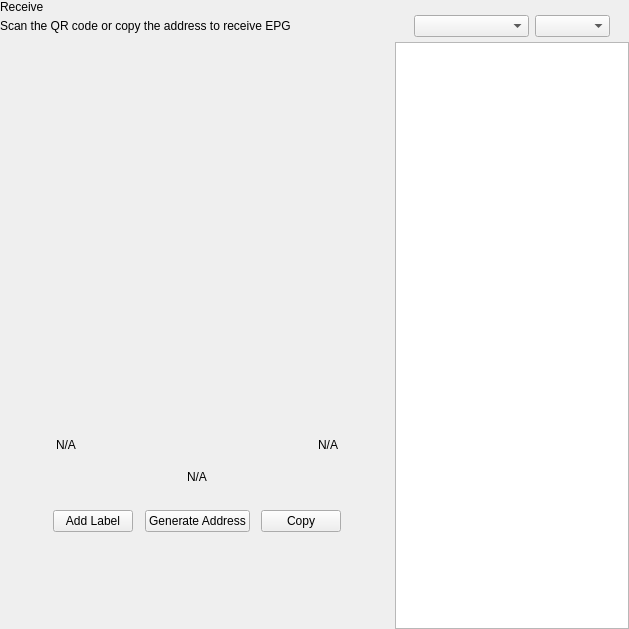
<?xml version="1.0" encoding="UTF-8"?>
<ui version="4.0">
 <class>ReceiveWidget</class>
 <widget class="QWidget" name="ReceiveWidget">
  <property name="geometry">
   <rect>
    <x>0</x>
    <y>0</y>
    <width>629</width>
    <height>629</height>
   </rect>
  </property>
  <property name="minimumSize">
   <size>
    <width>0</width>
    <height>0</height>
   </size>
  </property>
  <property name="windowTitle">
   <string>Form</string>
  </property>
  <layout class="QHBoxLayout" name="horizontalLayout_2" stretch="2,1">
   <property name="spacing">
    <number>0</number>
   </property>
   <property name="leftMargin">
    <number>0</number>
   </property>
   <property name="topMargin">
    <number>0</number>
   </property>
   <property name="rightMargin">
    <number>0</number>
   </property>
   <property name="bottomMargin">
    <number>0</number>
   </property>
   <item>
    <widget class="QWidget" name="left" native="true">
     <layout class="QVBoxLayout" name="verticalLayout_3">
      <property name="leftMargin">
       <number>0</number>
      </property>
      <property name="topMargin">
       <number>0</number>
      </property>
      <property name="rightMargin">
       <number>0</number>
      </property>
      <property name="bottomMargin">
       <number>0</number>
      </property>
      <item>
       <layout class="QVBoxLayout" name="verticalLayout_2">
        <property name="spacing">
         <number>0</number>
        </property>
        <property name="leftMargin">
         <number>0</number>
        </property>
        <item>
         <layout class="QHBoxLayout" name="horizontalLayout_3">
          <property name="spacing">
           <number>0</number>
          </property>
          <item>
           <layout class="QVBoxLayout" name="verticalLayout_4">
            <property name="spacing">
             <number>5</number>
            </property>
            <item>
             <widget class="QLabel" name="labelTitle">
              <property name="text">
               <string>Receive</string>
              </property>
             </widget>
            </item>
            <item alignment="Qt::AlignTop">
             <widget class="QLabel" name="labelSubtitle1">
              <property name="text">
               <string>Scan the QR code or copy the address to receive EPG</string>
              </property>
             </widget>
            </item>
           </layout>
          </item>
          <item>
           <spacer name="horizontalSpacer">
            <property name="orientation">
             <enum>Qt::Horizontal</enum>
            </property>
            <property name="sizeHint" stdset="0">
             <size>
              <width>40</width>
              <height>20</height>
             </size>
            </property>
           </spacer>
          </item>
         </layout>
        </item>
        <item>
         <spacer name="verticalSpacer_2">
          <property name="orientation">
           <enum>Qt::Vertical</enum>
          </property>
          <property name="sizeType">
           <enum>QSizePolicy::Expanding</enum>
          </property>
          <property name="sizeHint" stdset="0">
           <size>
            <width>20</width>
            <height>50</height>
           </size>
          </property>
         </spacer>
        </item>
        <item alignment="Qt::AlignHCenter">
         <widget class="QWidget" name="layoutQR" native="true">
          <property name="maximumSize">
           <size>
            <width>510</width>
            <height>16777215</height>
           </size>
          </property>
          <layout class="QVBoxLayout" name="verticalLayoutQr">
           <item>
            <spacer name="verticalSpacer11">
             <property name="orientation">
              <enum>Qt::Vertical</enum>
             </property>
             <property name="sizeType">
              <enum>QSizePolicy::Fixed</enum>
             </property>
             <property name="sizeHint" stdset="0">
              <size>
               <width>20</width>
               <height>20</height>
              </size>
             </property>
            </spacer>
           </item>
           <item alignment="Qt::AlignHCenter">
            <widget class="QLabel" name="labelQrImg">
             <property name="minimumSize">
              <size>
               <width>260</width>
               <height>260</height>
              </size>
             </property>
             <property name="maximumSize">
              <size>
               <width>260</width>
               <height>260</height>
              </size>
             </property>
             <property name="text">
              <string/>
             </property>
             <property name="alignment">
              <set>Qt::AlignCenter</set>
             </property>
            </widget>
           </item>
           <item>
            <spacer name="verticalSpacer_21">
             <property name="orientation">
              <enum>Qt::Vertical</enum>
             </property>
             <property name="sizeType">
              <enum>QSizePolicy::Fixed</enum>
             </property>
             <property name="sizeHint" stdset="0">
              <size>
               <width>20</width>
               <height>30</height>
              </size>
             </property>
            </spacer>
           </item>
           <item>
            <widget class="QWidget" name="widget" native="true">
             <property name="minimumSize">
              <size>
               <width>0</width>
               <height>0</height>
              </size>
             </property>
             <layout class="QHBoxLayout" name="horizontalLayout_5">
              <item>
               <widget class="QLabel" name="labelLabel">
                <property name="text">
                 <string notr="true">N/A</string>
                </property>
               </widget>
              </item>
              <item>
               <spacer name="horizontalSpacer_2">
                <property name="orientation">
                 <enum>Qt::Horizontal</enum>
                </property>
                <property name="sizeHint" stdset="0">
                 <size>
                  <width>141</width>
                  <height>20</height>
                 </size>
                </property>
               </spacer>
              </item>
              <item>
               <widget class="QLabel" name="labelDate">
                <property name="text">
                 <string notr="true">N/A</string>
                </property>
                <property name="alignment">
                 <set>Qt::AlignRight|Qt::AlignTrailing|Qt::AlignVCenter</set>
                </property>
               </widget>
              </item>
             </layout>
            </widget>
           </item>
           <item>
            <widget class="QLabel" name="labelAddress">
             <property name="sizePolicy">
              <sizepolicy hsizetype="Expanding" vsizetype="Preferred">
               <horstretch>0</horstretch>
               <verstretch>0</verstretch>
              </sizepolicy>
             </property>
             <property name="minimumSize">
              <size>
               <width>300</width>
               <height>0</height>
              </size>
             </property>
             <property name="text">
              <string notr="true">N/A</string>
             </property>
             <property name="alignment">
              <set>Qt::AlignCenter</set>
             </property>
            </widget>
           </item>
           <item>
            <spacer name="verticalSpacer_4">
             <property name="orientation">
              <enum>Qt::Vertical</enum>
             </property>
             <property name="sizeType">
              <enum>QSizePolicy::Fixed</enum>
             </property>
             <property name="sizeHint" stdset="0">
              <size>
               <width>20</width>
               <height>20</height>
              </size>
             </property>
            </spacer>
           </item>
           <item>
            <layout class="QHBoxLayout" name="horizontalLayout_4">
             <item alignment="Qt::AlignHCenter">
              <widget class="QPushButton" name="pushButtonLabel">
               <property name="focusPolicy">
                <enum>Qt::NoFocus</enum>
               </property>
               <property name="text">
                <string>Add Label</string>
               </property>
              </widget>
             </item>
             <item alignment="Qt::AlignHCenter">
              <widget class="QPushButton" name="pushButtonNewAddress">
               <property name="focusPolicy">
                <enum>Qt::NoFocus</enum>
               </property>
               <property name="text">
                <string>Generate Address</string>
               </property>
              </widget>
             </item>
             <item alignment="Qt::AlignHCenter">
              <widget class="QPushButton" name="pushButtonCopy">
               <property name="focusPolicy">
                <enum>Qt::NoFocus</enum>
               </property>
               <property name="text">
                <string>Copy</string>
               </property>
              </widget>
             </item>
            </layout>
           </item>
           <item>
            <spacer name="verticalSpacer_3">
             <property name="orientation">
              <enum>Qt::Vertical</enum>
             </property>
             <property name="sizeType">
              <enum>QSizePolicy::Expanding</enum>
             </property>
             <property name="sizeHint" stdset="0">
              <size>
               <width>20</width>
               <height>20</height>
              </size>
             </property>
            </spacer>
           </item>
          </layout>
         </widget>
        </item>
        <item>
         <spacer name="verticalSpacer">
          <property name="orientation">
           <enum>Qt::Vertical</enum>
          </property>
          <property name="sizeHint" stdset="0">
           <size>
            <width>20</width>
            <height>40</height>
           </size>
          </property>
         </spacer>
        </item>
       </layout>
      </item>
     </layout>
    </widget>
   </item>
   <item>
    <widget class="QWidget" name="right" native="true">
     <layout class="QVBoxLayout" name="verticalLayout_5">
      <property name="spacing">
       <number>0</number>
      </property>
      <property name="leftMargin">
       <number>1</number>
      </property>
      <property name="topMargin">
       <number>0</number>
      </property>
      <property name="rightMargin">
       <number>0</number>
      </property>
      <property name="bottomMargin">
       <number>0</number>
      </property>
      <item>
       <layout class="QVBoxLayout" name="container_right">
        <property name="spacing">
         <number>0</number>
        </property>
        <property name="leftMargin">
         <number>0</number>
        </property>
        <property name="rightMargin">
         <number>0</number>
        </property>
        <item>
         <layout class="QVBoxLayout" name="verticalLayout">
          <property name="spacing">
           <number>6</number>
          </property>
          <property name="leftMargin">
           <number>19</number>
          </property>
          <property name="rightMargin">
           <number>19</number>
          </property>
          <item>
           <widget class="OptionButton" name="btnRequest" native="true"/>
          </item>
          <item>
           <widget class="OptionButton" name="btnMyAddresses" native="true">
            <property name="sizePolicy">
             <sizepolicy hsizetype="Preferred" vsizetype="Minimum">
              <horstretch>0</horstretch>
              <verstretch>0</verstretch>
             </sizepolicy>
            </property>
           </widget>
          </item>
         </layout>
        </item>
        <item>
         <widget class="QWidget" name="sortWidget" native="true">
          <layout class="QHBoxLayout" name="horizontalLayout_6">
           <property name="leftMargin">
            <number>19</number>
           </property>
           <property name="rightMargin">
            <number>19</number>
           </property>
           <property name="bottomMargin">
            <number>5</number>
           </property>
           <item>
            <spacer name="horizontalSpacer_3">
             <property name="orientation">
              <enum>Qt::Horizontal</enum>
             </property>
             <property name="sizeHint" stdset="0">
              <size>
               <width>40</width>
               <height>20</height>
              </size>
             </property>
            </spacer>
           </item>
           <item>
            <widget class="QComboBox" name="comboBoxSort">
             <property name="sizePolicy">
              <sizepolicy hsizetype="Preferred" vsizetype="Fixed">
               <horstretch>0</horstretch>
               <verstretch>0</verstretch>
              </sizepolicy>
             </property>
             <property name="minimumSize">
              <size>
               <width>115</width>
               <height>0</height>
              </size>
             </property>
            </widget>
           </item>
           <item>
            <widget class="QComboBox" name="comboBoxSortOrder">
             <property name="sizePolicy">
              <sizepolicy hsizetype="Preferred" vsizetype="Fixed">
               <horstretch>0</horstretch>
               <verstretch>0</verstretch>
              </sizepolicy>
             </property>
             <property name="minimumSize">
              <size>
               <width>75</width>
               <height>0</height>
              </size>
             </property>
            </widget>
           </item>
          </layout>
         </widget>
        </item>
        <item>
         <widget class="QListView" name="listViewAddress"/>
        </item>
       </layout>
      </item>
     </layout>
    </widget>
   </item>
  </layout>
 </widget>
 <customwidgets>
  <customwidget>
   <class>OptionButton</class>
   <extends>QWidget</extends>
   <header>qt/encocoinplus/optionbutton.h</header>
   <container>1</container>
  </customwidget>
 </customwidgets>
 <resources/>
 <connections/>
</ui>
